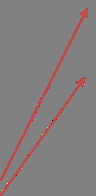
#> input picture MAK PRODUKTIF-BAMBANG HADIYANTO-DEPOK_files/image005.png, 96 x 196 px
$ python -i shm.py   (imports and definitions only)
#> lines starting #> are read from the running program, lines starting #| are printed output that depends on the picture; after the words box and inside, x2 and y2 are one past the last pixel; in counts of white or black regions, pixels touching at a corner belong together
### backend/src/services/document-ai/python/utils/clahe.py
import cv2

def apply_clahe(image, clip_limit=2.0, tile_grid_size=(8, 8)):
    """
    Applies Contrast Limited Adaptive Histogram Equalization (CLAHE).
    """
    # Create a CLAHE object
    clahe = cv2.createCLAHE(clipLimit=clip_limit, tileGridSize=tile_grid_size)

    if len(image.shape) == 3:
        # Convert to LAB color space
        lab = cv2.cvtColor(image, cv2.COLOR_BGR2LAB)
        l, a, b = cv2.split(lab)

        # Apply CLAHE to L channel
        cl = clahe.apply(l)

        # Merge back and convert to BGR
        limg = cv2.merge((cl, a, b))
        result = cv2.cvtColor(limg, cv2.COLOR_LAB2BGR)
        return result
    else:
        # Grayscale image
        return clahe.apply(image)

### backend/src/services/document-ai/python/utils/deskew.py
import cv2
import numpy as np

def deskew(image):
    # Convert to grayscale if it's not
    if len(image.shape) == 3:
        gray = cv2.cvtColor(image, cv2.COLOR_BGR2GRAY)
    else:
        gray = image

    # Threshold the image, setting all foreground pixels to 255 and all background pixels to 0
    # Use bitwise_not to invert since we want foreground to be white for minAreaRect
    thresh = cv2.threshold(gray, 0, 255, cv2.THRESH_BINARY_INV | cv2.THRESH_OTSU)[1]

    # Grab the (x, y) coordinates of all pixel values that are greater than zero
    coords = np.column_stack(np.where(thresh > 0))

    # Compute the minimum bounding box for all points
    angle = cv2.minAreaRect(coords)[-1]

    # cv2.minAreaRect returns values in the range [-90, 0)
    # The angle indicates how much the bounding box needs to be rotated to become upright
    if angle < -45:
        angle = -(90 + angle)
    else:
        angle = -angle

    # Rotate the image to deskew it
    (h, w) = image.shape[:2]
    center = (w // 2, h // 2)
    M = cv2.getRotationMatrix2D(center, angle, 1.0)
    rotated = cv2.warpAffine(image, M, (w, h), flags=cv2.INTER_CUBIC, borderMode=cv2.BORDER_REPLICATE)

    return rotated

### backend/src/services/document-ai/python/preprocessors/shm.py
import cv2
import numpy as np
import sys
import os

sys.path.append(os.path.dirname(os.path.dirname(os.path.abspath(__file__))))

from utils.clahe import apply_clahe
from utils.deskew import deskew
from utils.resize import smart_resize

def process_shm(image, doc_type="shm"):
    """
    SHM Processing Pipeline branching by page type.
    - Cover & Pendaftaran: Use Green Channel (strips yellow watermarks/backgrounds).
    - Surat Ukur & Peta: Use KTP-style Grayscale (best for faint text on white paper).
    """
    if doc_type in ['shm_surat_ukur', 'shm_peta']:
        # --- KTP STYLE (Grayscale -> CLAHE -> Smart Resize) ---
        if len(image.shape) == 3:
            gray = cv2.cvtColor(image, cv2.COLOR_BGR2GRAY)
        else:
            gray = image.copy()
        clahe_img = apply_clahe(gray, clip_limit=2.0, tile_grid_size=(8, 8))
        deskewed = deskew(clahe_img)
        resized = smart_resize(deskewed)
        return resized
    else:
        # --- ORIGINAL GREEN CHANNEL STYLE (For Cover & Pendaftaran) ---
        if len(image.shape) == 3:
            b, g, r = cv2.split(image)
            gray = g
        else:
            gray = image.copy()
        # Bilateral Filter: smooth background noise (watermarks) but preserve sharp text edges
        bilateral = cv2.bilateralFilter(gray, d=5, sigmaColor=50, sigmaSpace=50)
        # Moderate CLAHE: enhance text contrast against the background
        clahe_img = apply_clahe(bilateral, clip_limit=2.0, tile_grid_size=(8, 8))
        deskewed = deskew(clahe_img)
        # Resize to 200% — upscale helps Tesseract read smaller fonts
        h, w = deskewed.shape[:2]
        resized = cv2.resize(deskewed, (w * 2, h * 2), interpolation=cv2.INTER_CUBIC)
        return resized

>>> import cv2
>>> picture = cv2.imread('../../../../../../MAK PRODUKTIF-BAMBANG HADIYANTO-DEPOK_files/image005.png')
#> picture is the input picture: shape (196, 96, 3); mean B, G, R 126, 126.2, 132.2
>>> result = process_shm(picture)
#> in process_shm, `b, g, r = cv2.split(image)`:
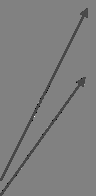
#> b: shape (196, 96); min 0, max 255, mean 126
#> in process_shm, `b, g, r = cv2.split(image)`:
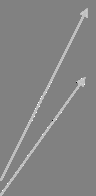
#> r: shape (196, 96); min 0, max 255, mean 132.2
#> in apply_clahe, `return clahe.apply(image)`:
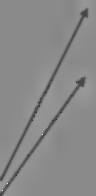
#> returned value: shape (196, 96); min 46, max 234, mean 136.7
#> in deskew, `thresh = cv2.threshold(gray, 0, 255, cv2.THRESH_BINARY_INV | cv2.THRES..`:
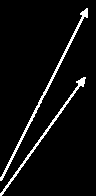
#> thresh: shape (196, 96); 5.1% white in thin lines or dots, all inside (x1, y1, x2, y2) = (0, 8, 88, 196)
#> in deskew, `coords = np.column_stack(np.where(thresh > 0))`: coords = 959 pairs, first value 8 to 195, second value 0 to 87
#> in deskew, `angle = cv2.minAreaRect(coords)[-1]`: angle = -26
#> in deskew, `angle = -angle`: angle = 26
#> in deskew, `M = cv2.getRotationMatrix2D(center, angle, 1.0)`: M = [[0.899, 0.438, -38.11], [-0.438, 0.899, 30.97]]
#> in deskew, `rotated = cv2.warpAffine(image, M, (w, h), flags=cv2.INTER_CUBIC, bord..`:
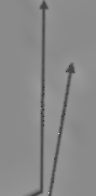
#> rotated: shape (196, 96); min 45, max 216, mean 137

$ run again, on MAK PRODUKTIF-BAMBANG HADIYANTO-DEPOK_files/image006.png
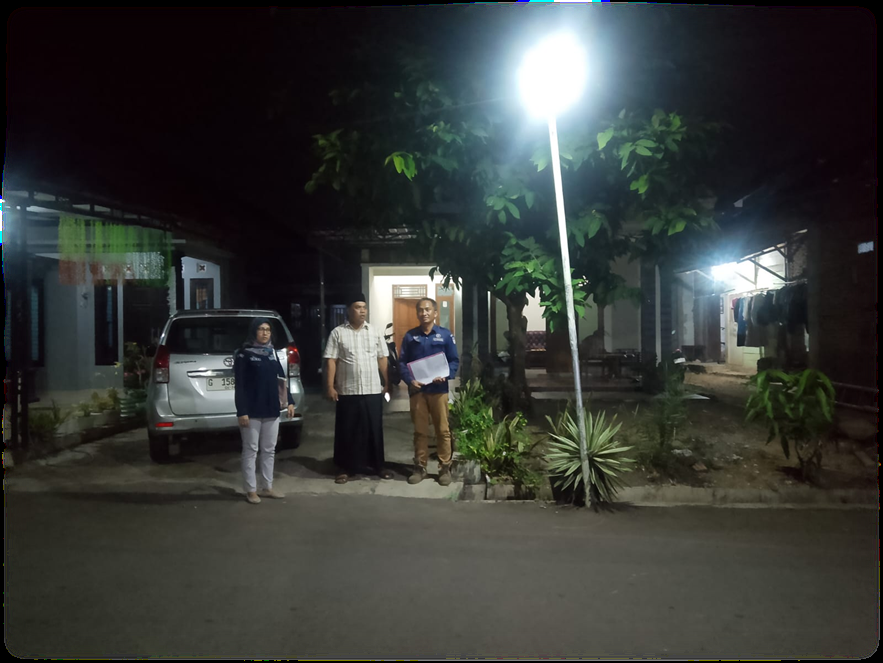
#> input picture MAK PRODUKTIF-BAMBANG HADIYANTO-DEPOK_files/image006.png, 883 x 663 px
#> picture is the input picture: shape (663, 883, 3); mean B, G, R 54.4, 57.1, 54.6
#> in apply_clahe, `return clahe.apply(image)`:
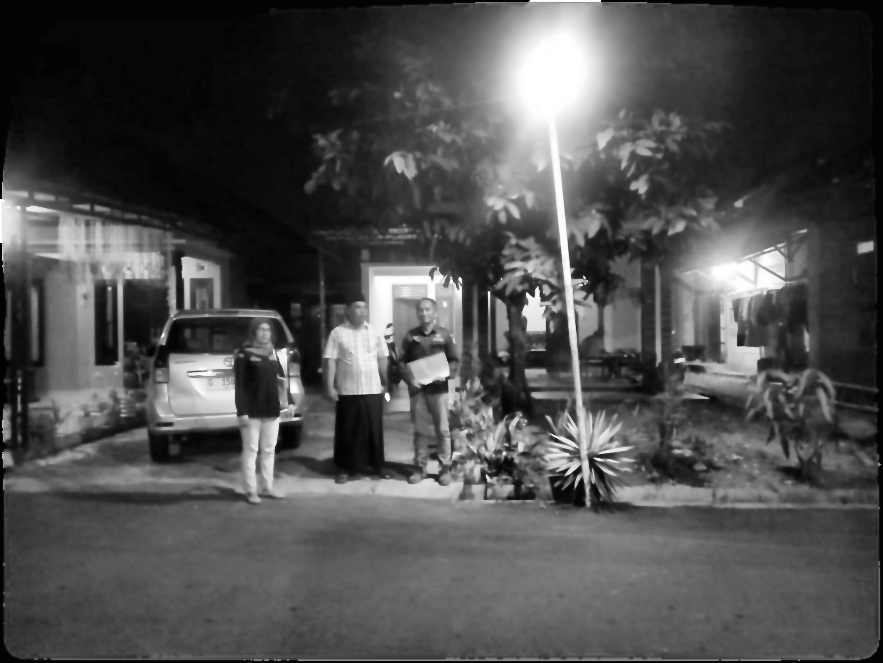
#> returned value: shape (663, 883); min 2, max 255, mean 78.4
#> in deskew, `thresh = cv2.threshold(gray, 0, 255, cv2.THRESH_BINARY_INV | cv2.THRES..`:
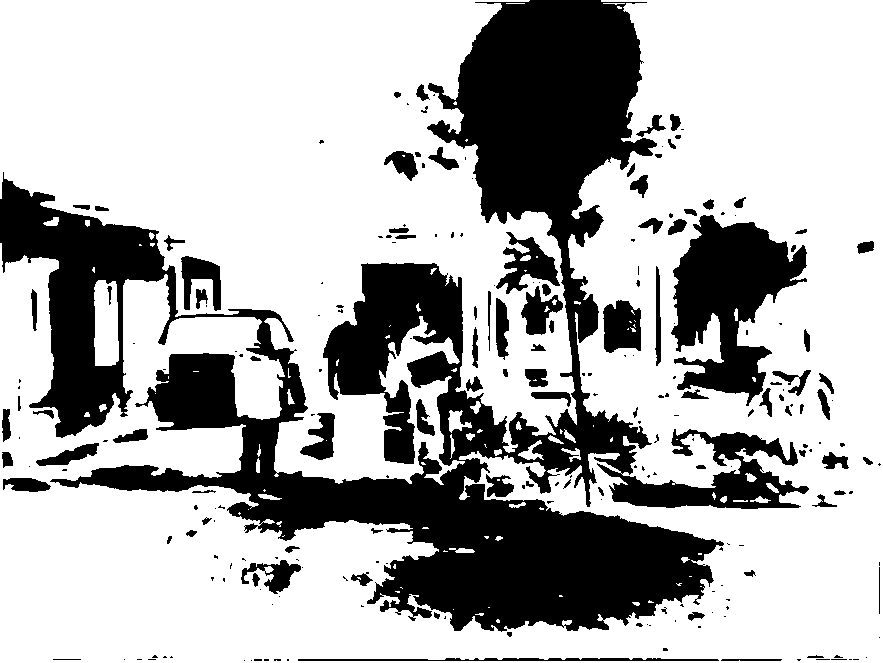
#> thresh: shape (663, 883); 70% white; 232 black regions (133 under 20 px), largest, box (x1, y1, x2, y2) and area: (0, 0, 809, 632) 141998, (671, 215, 807, 406) 13694, (496, 232, 560, 294) 1708
#> coords = 409707 pairs, first value 0 to 662, second value 0 to 882
#> in deskew, `angle = cv2.minAreaRect(coords)[-1]`: angle = -90
#> in deskew, `angle = -(90 + angle)`: angle = 0
#> M = [[1, 0, 0], [0, 1, 0]]

$ run again, on MAK PRODUKTIF-BAMBANG HADIYANTO-DEPOK_files/image008.png
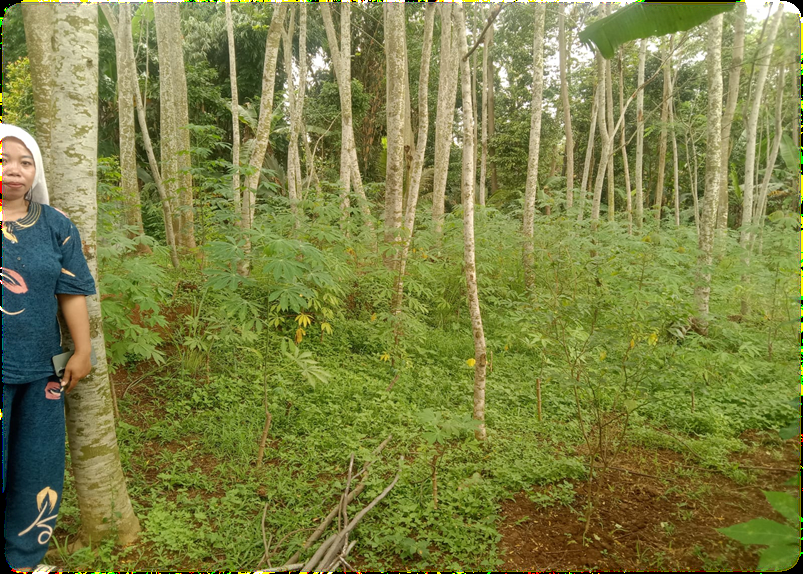
#> input picture MAK PRODUKTIF-BAMBANG HADIYANTO-DEPOK_files/image008.png, 803 x 574 px
#> picture is the input picture: shape (574, 803, 3); mean B, G, R 68.7, 129.2, 124.4
#> in apply_clahe, `return clahe.apply(image)`:
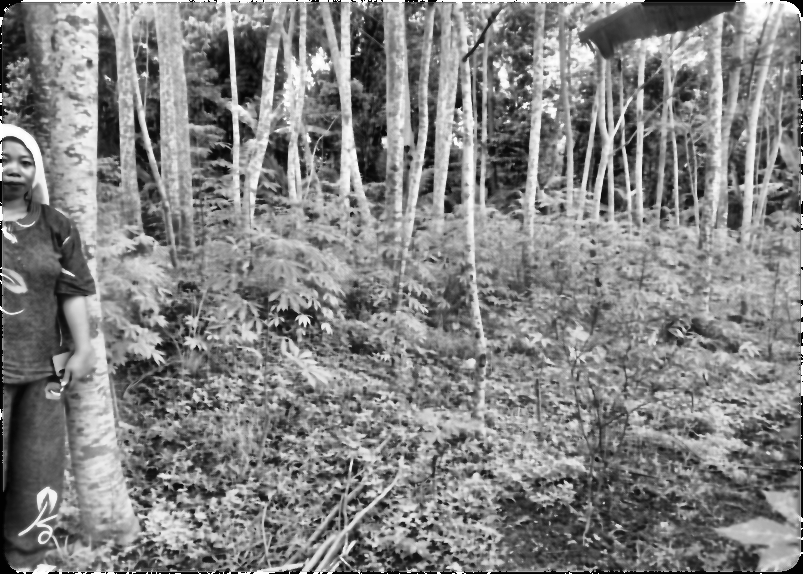
#> returned value: shape (574, 803); min 0, max 255, mean 130.9
#> in deskew, `thresh = cv2.threshold(gray, 0, 255, cv2.THRESH_BINARY_INV | cv2.THRES..`:
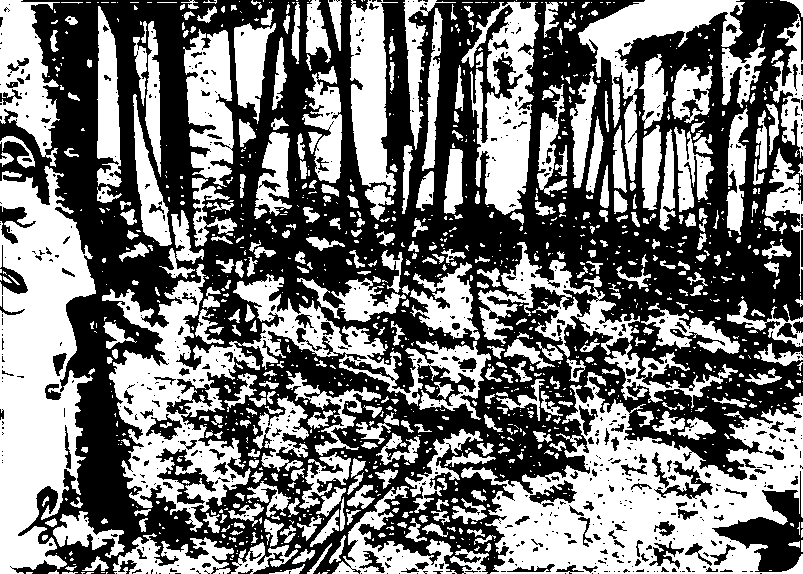
#> thresh: shape (574, 803); 46.4% white; 1221 white regions (820 under 20 px), largest, box (x1, y1, x2, y2) and area: (461, 372, 803, 574) 31113, (0, 166, 96, 574) 24994, (102, 264, 491, 532) 22381
#> coords = 213765 pairs, first value 0 to 573, second value 0 to 802
#> in deskew, `angle = cv2.minAreaRect(coords)[-1]`: angle = -90
#> in deskew, `angle = -(90 + angle)`: angle = 0
#> M = [[1, 0, 0], [0, 1, 0]]
